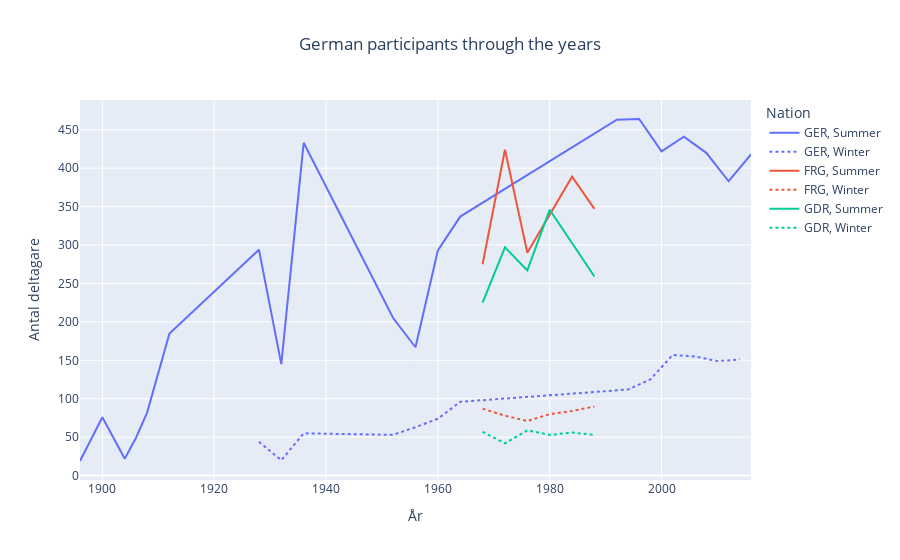

Notebook source saved alongside this figure:
### Code cell
participants = germany_all.groupby(["Year", "NOC", "Season"])["Hash_Names"].nunique().reset_index(name='Participants')

fig = px.line(participants,
              x = 'Year', 
              y = 'Participants', 
              color = 'NOC', 
              line_dash='Season',
              title='Participants over the years')

fig.update_layout(
    title={'text' : 'German participants through the years','x':0.5,'xanchor':'center'},
    xaxis_title='År', yaxis_title='Antal deltagare', legend_title='Nation'
)

### Figure 1 — Plotly figure (JSON) as saved in the notebook; plotly's stock layout.template omitted (floating-point values rounded to 4 significant figures)
{"data": [{"hovertemplate": "NOC=GER<br>Season=Summer<br>Year=%{x}<br>Participants=%{y}<extra></extra>", "legendgroup": "GER, Summer", "line": {"color": "#636efa", "dash": "solid"}, "marker": {"symbol": "circle"}, "mode": "lines", "name": "GER, Summer", "orientation": "v", "showlegend": true, "type": "scatter", "x": [1896, 1900, 1904, 1906, 1908, 1912, 1928, 1932, 1936, 1952, 1956, 1960, 1964, 1992, 1996, 2000, 2004, 2008, 2012, 2016], "xaxis": "x", "y": [19, 76, 22, 49, 82, 185, 294, 145, 433, 205, 167, 293, 337, 463, 464, 422, 441, 420, 383, 418], "yaxis": "y"}, {"hovertemplate": "NOC=GER<br>Season=Winter<br>Year=%{x}<br>Participants=%{y}<extra></extra>", "legendgroup": "GER, Winter", "line": {"color": "#636efa", "dash": "dot"}, "marker": {"symbol": "circle"}, "mode": "lines", "name": "GER, Winter", "orientation": "v", "showlegend": true, "type": "scatter", "x": [1928, 1932, 1936, 1952, 1956, 1960, 1964, 1992, 1994, 1998, 2002, 2006, 2010, 2014], "xaxis": "x", "y": [44, 20, 55, 53, 63, 74, 96, 111, 112, 125, 157, 155, 149, 151], "yaxis": "y"}, {"hovertemplate": "NOC=FRG<br>Season=Summer<br>Year=%{x}<br>Participants=%{y}<extra></extra>", "legendgroup": "FRG, Summer", "line": {"color": "#EF553B", "dash": "solid"}, "marker": {"symbol": "circle"}, "mode": "lines", "name": "FRG, Summer", "orientation": "v", "showlegend": true, "type": "scatter", "x": [1968, 1972, 1976, 1984, 1988], "xaxis": "x", "y": [275, 424, 290, 389, 347], "yaxis": "y"}, {"hovertemplate": "NOC=FRG<br>Season=Winter<br>Year=%{x}<br>Participants=%{y}<extra></extra>", "legendgroup": "FRG, Winter", "line": {"color": "#EF553B", "dash": "dot"}, "marker": {"symbol": "circle"}, "mode": "lines", "name": "FRG, Winter", "orientation": "v", "showlegend": true, "type": "scatter", "x": [1968, 1972, 1976, 1980, 1984, 1988], "xaxis": "x", "y": [87, 78, 71, 80, 84, 90], "yaxis": "y"}, {"hovertemplate": "NOC=GDR<br>Season=Summer<br>Year=%{x}<br>Participants=%{y}<extra></extra>", "legendgroup": "GDR, Summer", "line": {"color": "#00cc96", "dash": "solid"}, "marker": {"symbol": "circle"}, "mode": "lines", "name": "GDR, Summer", "orientation": "v", "showlegend": true, "type": "scatter", "x": [1968, 1972, 1976, 1980, 1988], "xaxis": "x", "y": [225, 297, 267, 346, 259], "yaxis": "y"}, {"hovertemplate": "NOC=GDR<br>Season=Winter<br>Year=%{x}<br>Participants=%{y}<extra></extra>", "legendgroup": "GDR, Winter", "line": {"color": "#00cc96", "dash": "dot"}, "marker": {"symbol": "circle"}, "mode": "lines", "name": "GDR, Winter", "orientation": "v", "showlegend": true, "type": "scatter", "x": [1968, 1972, 1976, 1980, 1984, 1988], "xaxis": "x", "y": [57, 42, 59, 53, 56, 53], "yaxis": "y"}], "layout": {"legend": {"title": {"text": "Nation"}, "tracegroupgap": 0}, "title": {"text": "German participants through the years", "x": 0.5, "xanchor": "center"}, "xaxis": {"anchor": "y", "domain": [0, 1], "title": {"text": "År"}}, "yaxis": {"anchor": "x", "domain": [0, 1], "title": {"text": "Antal deltagare"}}}}
